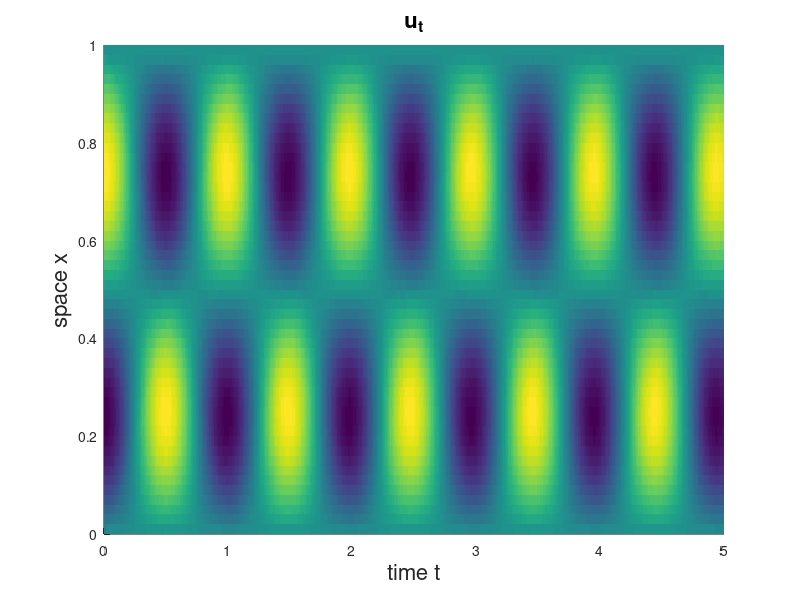
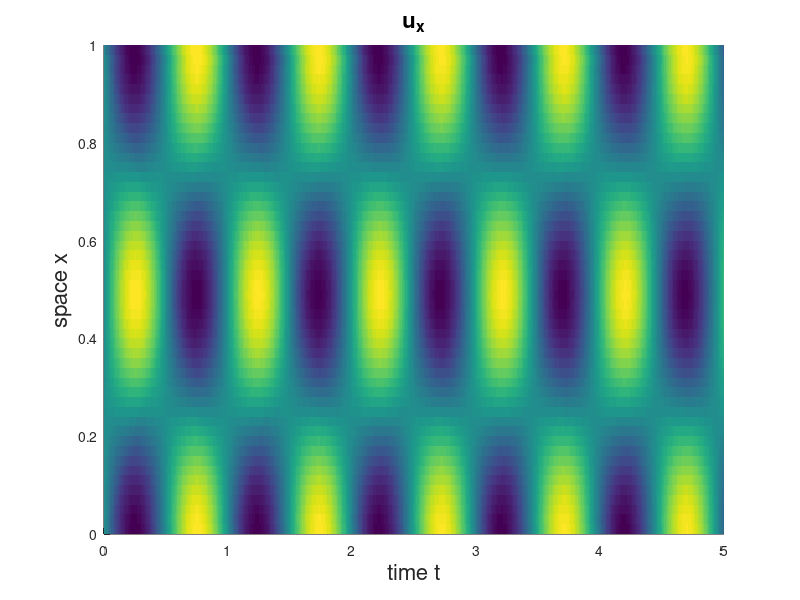
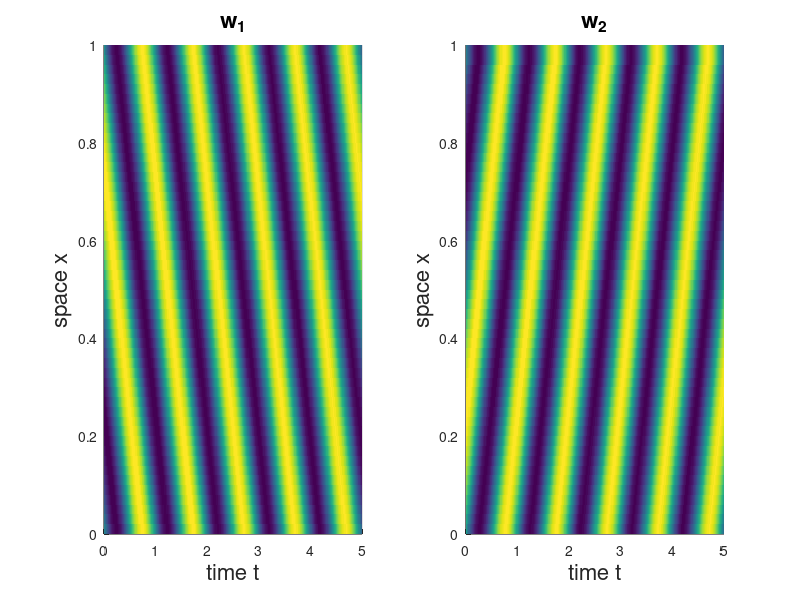

Here is the MATLAB script that generated these plots, in order:
% Solution and error of the wave equation by finite difference method
%
%    u_tt - c^2 u_xx = 0
%           or
%   rho u_tt - (mu u_x)_x = 0
%
% x \in I=[0,L]  and  t \in [0,T] with the
% initial data  u(x,0) = u0(x) and v(x,0) = v0(x)
% and Dirichlet boundary conditions u(0,t) = g1(t)
% and u(L,t) = g2(t)
%   
%   Finite difference methods:
%   Euler forward for time / central for space
%   Lax-Friedrichs
%   Lax-Wendroff
%   Upwind


clear; close all

%%%%%%%%%%%%%%%%%%%%%%%%%%%%%%%%%%%%%%%%%%%%%%%%%%%%%%%%%%%%%%%%%%%%%%%%%%%%%%%%%%%%%%%%%%%
% Parameters
%%%%%%%%%%%%%%%%%%%%%%%%%%%%%%%%%%%%%%%%%%%%%%%%%%%%%%%%%%%%%%%%%%%%%%%%%%%%%%%%%%%%%%%%%%%

% exact solution for computing the error
u  = @(x,t) sin(2*pi*x)*sin(2*pi*t);
ut = @(x,t) 2*pi*sin(2*pi*x)*cos(2*pi*t);
ux = @(x,t) 2*pi*cos(2*pi*x)*sin(2*pi*t);


% velocity
c = 1;
a1 =  c;
a2 = -c;

% Initial data
u0  = @(x) 0.*x;

% Initial conditions for system u_t + A u_x = F
v0  = @(x) 2*pi*sin(2*pi*x); % u_t(t=0)
up0 = @(x) 0.*x;             % u_x(t=0)

% Initial conditions for w_t + D w_x = G
% by using the transformation w(x,0) = T^(-1) u(x,0)

w0 = @(x) sqrt(1+c^2)/(2*c).*( 2*pi*sin(2*pi*x));
w1 = @(x) sqrt(1+c^2)/(2*c).*(-2*pi*sin(2*pi*x));

%boundary conditions
gp1 = @(t) 0.*t;
gp2 = @(t) 0.*t;

% Intervals
T = 5;
I = [0 1];

% Number of time steps
NT = 500;
% Number of space steps
NX = 50;


%%%%%%%%%%%%%%%%%%%%%%%%%%%%%%%%%%%%%%%%%%%%%%%%%%%%%%%%%%%%%%%%%%%%%%%%%%%%%%%%%%%%%%%%%%%
% menu
%%%%%%%%%%%%%%%%%%%%%%%%%%%%%%%%%%%%%%%%%%%%%%%%%%%%%%%%%%%%%%%%%%%%%%%%%%%%%%%%%%%%%%%%%%%
% flag = menu('Please select a method',...
%     'Forward-Euler/Central',...
%     'Lax-Friedrichs',...
%     'Lax-Wendroff',...
%     'Upwind');
% 
% disp('Please wait ...');

%%%%%%%%%%%%%%%%%%%%%%%%%%%%%%%%%%%%%%%%%%%%%%%%%%%%%%%%%%%%%%%%%%%%%%%%%%%%%%%%%%%%%%%%%%%
flag = 3;
%%%%%%%%%%%%%%%%%%%%%%%%%%%%%%%%%%%%%%%%%%%%%%%%%%%%%%%%%%%%%%%%%%%%%%%%%%%%%%%%%%%%%%%%%%%

dt = T/NT;
dx = (I(2)-I(1))/NX;
lambda = dt/dx;

% Initial conditions
% w = [w_1, w_2]'; 
% u = [u_1, u_2]';
% SOL_w(1:NX+1,:) -> w_1; % SOL_w(NX+2:end,:) -> w_2;
% the same for SOL_u


SOL_w = zeros(2*(NX+1),NT+1);
SOL_u = zeros(2*(NX+1),NT+1);


for j = 1 : NX+1
    SOL_w(j,1)      = w0(I(1) + (j-1)*dx);
    SOL_w(NX+1+j,1) = w1(I(1) + (j-1)*dx);
    SOL_u(j,1)      = v0(I(1) + (j-1)*dx);
    SOL_u(NX+1+j,1) = up0(I(1) + (j-1)*dx);

end


for n = 1:NT
    for j = 2:NX
        
        if flag == 1 % FCE scheme
            SOL_w(j,n+1)      = SOL_w(j,n)      - 0.5*lambda*a1*(SOL_w(j+1,n)-SOL_w(j-1,n)); % w_1
            SOL_w(NX+1+j,n+1) = SOL_w(NX+1+j,n) - 0.5*lambda*a2*(SOL_w(NX+1+j+1,n)-SOL_w(NX+1+j-1,n)); % w_2
        elseif flag == 2 % LF scheme
            SOL_w(j,n+1)      = 0.5*(SOL_w(j+1,n)+SOL_w(j-1,n))           - 0.5*lambda*a1*(SOL_w(j+1,n)-SOL_w(j-1,n)); % w_1
            SOL_w(NX+1+j,n+1) = 0.5*(SOL_w(NX+1+j+1,n)+SOL_w(NX+1+j-1,n)) - 0.5*lambda*a2*(SOL_w(NX+1+j+1,n)-SOL_w(NX+1+j-1,n)); %w_2
        elseif flag == 3 % LW scheme
            SOL_w(j,n+1) = SOL_w(j,n) - 0.5*lambda*a1*(SOL_w(j+1,n)-SOL_w(j-1,n)) ...
                              + 0.5*lambda^2*a1^2*(SOL_w(j+1,n)-2*SOL_w(j,n)+SOL_w(j-1,n));
            SOL_w(NX+1+j,n+1) = SOL_w(NX+1+j,n) - 0.5*lambda*a2*(SOL_w(NX+1+j+1,n)-SOL_w(NX+1+j-1,n)) ...
                              + 0.5*lambda^2*a2^2*(SOL_w(NX+1+j+1,n)-2*SOL_w(NX+1+j,n)+SOL_w(NX+1+j-1,n));
        elseif flag == 4 % UPWIND
            SOL_w(j,n+1) = SOL_w(j,n) - 0.5*lambda*a1*(SOL_w(j+1,n)-SOL_w(j-1,n)) ...
                              + 0.5*lambda*abs(a1)*(SOL_w(j+1,n)-2*SOL_w(j,n)+SOL_w(j-1,n));
            SOL_w(NX+1+j,n+1) = SOL_w(NX+1+j,n) - 0.5*lambda*a2*(SOL_w(NX+1+j+1,n)-SOL_w(NX+1+j-1,n)) ...
                              + 0.5*lambda*abs(a2)*(SOL_w(NX+1+j+1,n)-2*SOL_w(NX+1+j,n)+SOL_w(NX+1+j-1,n));
                          
        end
    end
    
    % Boundary conditions
    % can be improved by adding external end points --> SOL_w(1:2*(NX+1)+4,:)
    SOL_w(NX+2,n+1) = SOL_w(NX+3,n+1); %constant extrapolation w_2(0,t) = w_2(h,t)
    % update w_1(0,t)
    SOL_w(1,n+1) = sqrt(1+c^2)/c*gp1((n+1)*dt) + SOL_w(NX+2,n+1);


    SOL_w(NX+1,n+1) = SOL_w(NX,n+1);  %constant extrapolation w_1(L,t) = w_1(L-h,t)
    % update w_2(L,t)
    SOL_w(end,n+1)  = SOL_w(NX+1,n+1)-sqrt(1+c^2)/c*gp2((n+1)*dt);

    
    % compute u by using the transformation u = T w
    % w = [w_1, w_2] = [ro*u_t, mu*u_x];
    SOL_u(1:NX+1,n+1)   = c/sqrt(1+c^2)*(SOL_w(1:NX+1,n+1)-SOL_w(NX+2:end,n+1));
    SOL_u(NX+2:end,n+1) = 1/sqrt(1+c^2)*(SOL_w(1:NX+1,n+1)+SOL_w(NX+2:end,n+1));
end

% Computation of the L2-error for t=T
SOLu_EX  = zeros(NX+1,1);
SOLut_EX = zeros(NX+1,1);
SOLux_EX = zeros(NX+1,1);

for j = 1:NX+1
    SOLu_EX(j,1)  = u(I(1) + (j-1)*dx,NT*dt);
    SOLut_EX(j,1) = ut(I(1) + (j-1)*dx,NT*dt);
    SOLux_EX(j,1) = ux(I(1) + (j-1)*dx,NT*dt);

end
L2ut_ERR   = norm(SOLut_EX-SOL_u(1:NX+1,n+1),2)*dx^0.5;
L1ut_ERR   = norm(SOLut_EX-SOL_u(1:NX+1,n+1),1)*dx;
LINFut_ERR = norm(SOLut_EX-SOL_u(1:NX+1,n+1),Inf);

L2ux_ERR   = norm(SOLux_EX-SOL_u(NX+2:end,n+1),2)*dx^0.5;
L1ux_ERR   = norm(SOLux_EX-SOL_u(NX+2:end,n+1),1)*dx;
LINFux_ERR = norm(SOLux_EX-SOL_u(NX+2:end,n+1),Inf);

Err_t = [L2ut_ERR, L1ut_ERR, LINFut_ERR]
Err_x = [L2ux_ERR, L1ux_ERR, LINFux_ERR]


% Visualization
time = ones(NX+1,1)*linspace(0,T,NT+1);
space = linspace(I(2),I(1),NX+1)'*ones(1,NT+1);
surf(time,space,SOL_u(1:NX+1,:),'EdgeColor','none');
title('u_t','FontSize',16);
xlabel('time t','FontSize',16);
ylabel('space x','FontSize',16);
view(2);

figure;
surf(time,space,SOL_u(NX+2:end,:),'EdgeColor','none');
title('u_x','FontSize',16);
xlabel('time t','FontSize',16);
ylabel('space x','FontSize',16);
view(2);

%charachteristic variables
figure;
subplot(1,2,1);
surf(time,space,SOL_w(1:NX+1,:),'EdgeColor','none');
title('w_1','FontSize',16);
xlabel('time t','FontSize',16);
ylabel('space x','FontSize',16);
view(2);
subplot(1,2,2);
surf(time,space,SOL_w(NX+2:end,:),'EdgeColor','none');
title('w_2','FontSize',16);
xlabel('time t','FontSize',16);
ylabel('space x','FontSize',16);
view(2);
